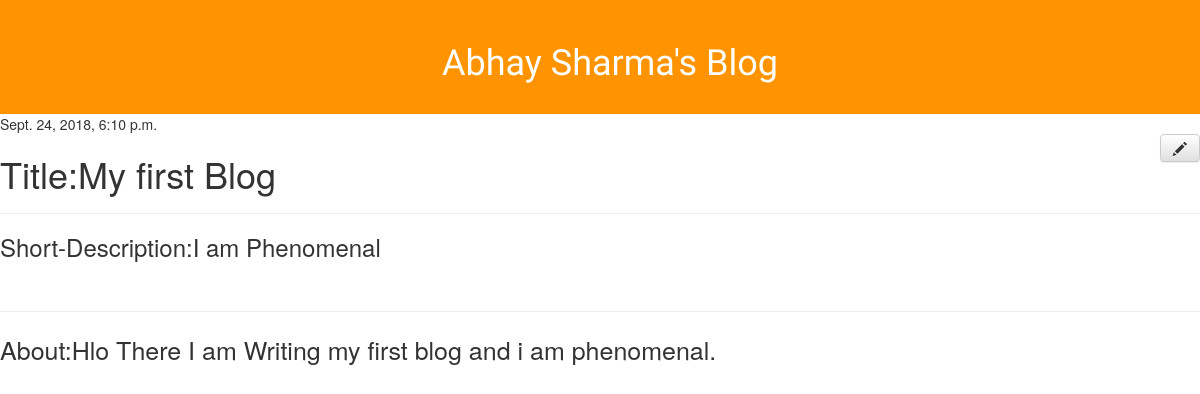
/post/1/, run on an earlier commit of the app's database.
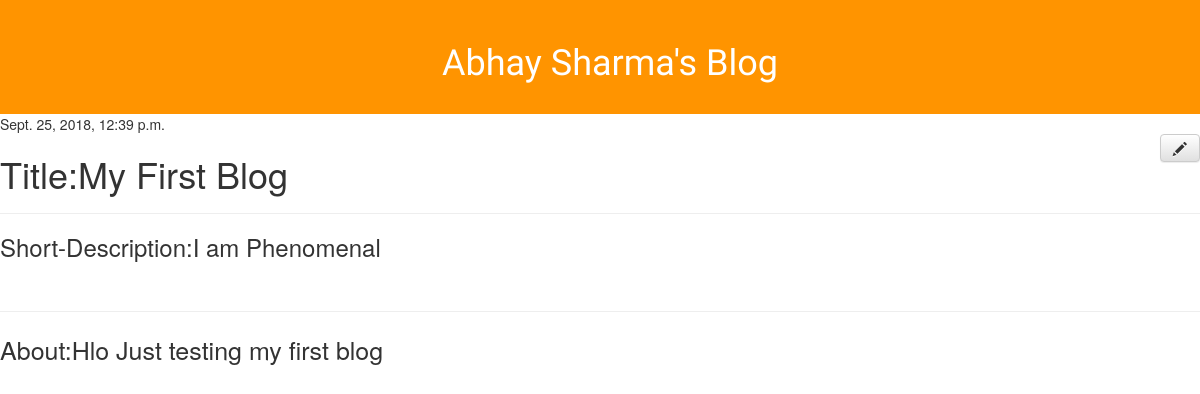
And on a later commit of the database.
### blog/models.py (models this page shows, shortened)
class Post(models.Model):
    author = models.ForeignKey('auth.user',on_delete=models.CASCADE)
    post_title = models.CharField(max_length=1000)
    short_description = models.TextField(default="I  am  Phenomenal")
    post_body = models.TextField()
    published_date = models.DateTimeField(blank=True, null=True)
    created_date = models.DateTimeField(default=timezone.now)

### blog/views.py (the view)
# urls.py: path('post/<int:pk>/', views.post_details, name='post_details'),
def post_details(request,pk):
    try:
        post=Post.objects.get(pk=pk)
    except Post.DoesNotExist:
        return render(request,'blog/error.html',{})
    return render(request, 'blog/post_details.html',  {'post': post})

### blog/templates/blog/post_details.html (shortened to what this page needs)
{% extends 'blog/base.html' %}
{% load static %}
{% block heading %}
   <div id="Post">
       <h1 id="Page_title"><a href="/"><span>Abhay Sharma's Blog</span></a></h1>
   </div>
{% endblock %}
{% block body %}
    <div id="body1">
    <div id="box">
        {% if post.published_date %}
            <div class="date">
                {{ post.published_date }}
            </div>
        {% endif %}
         <a class="btn btn-default" id="edit-btn" href="{% url 'post_edit' pk=post.pk%}"><span class="glyphicon glyphicon-pencil"  style="float: right;margin-right: 2%"></span></a>
        <h1>Title:{{ post.post_title }}</h1>
        <hr>
         <h3>Short-Description:{{ post.short_description }}</h3><br><hr style="color: #ff9400; opacity: 1">
        <p id="short-description1">About:{{ post.post_body|linebreaksbr }}</p>
    </div>
    </div>
{% endblock %}

### blog/templates/blog/base.html (shortened to what this page needs)
<!DOCTYPE html>
<html lang="en">
<head>
    {% load  static %}
    <link rel="stylesheet" href="{% static 'css/style.css' %}">
       <link rel="stylesheet" href="//maxcdn.bootstrapcdn.com/bootstrap/3.2.0/css/bootstrap.min.css">
    <link rel="stylesheet" href="//maxcdn.bootstrapcdn.com/bootstrap/3.2.0/css/bootstrap-theme.min.css">
</head>
<body>
{% block heading %}
{% endblock %}
{% block body %}
{% endblock %}
</body>
</html>

### blog/static/css/style.css (style rules this page uses)
body,html { margin: 0; padding: 0; }
h1 a { color: #FFa619; font-family: 'Lobster',sans-serif,'Ubuntu', 'Lucida Grande', 'Lucida Sans Unicode', 'Geneva', 'Verdana', sans-serif; }
#Post { background-color: #ff9400; margin-top: 0; padding: 20px 20px 20px 40px; }
#Page_title span { color:white!important; }
#Page_title { text-align: center; }
#short-description1 { font-size: 25px; }
#edit-btn { float: right; }

What changed in the data, as far as the page shows it:
changed Post "I am Phenomenal": published_date "Sept. 24, 2018, 6:10 p.m." → "Sept. 25, 2018, 12:39 p.m."; post_title "My first Blog" → "My First Blog"; post_body "Hlo There I am Writing my first blog and i am phenomenal." → "Hlo Just testing my first blog"
